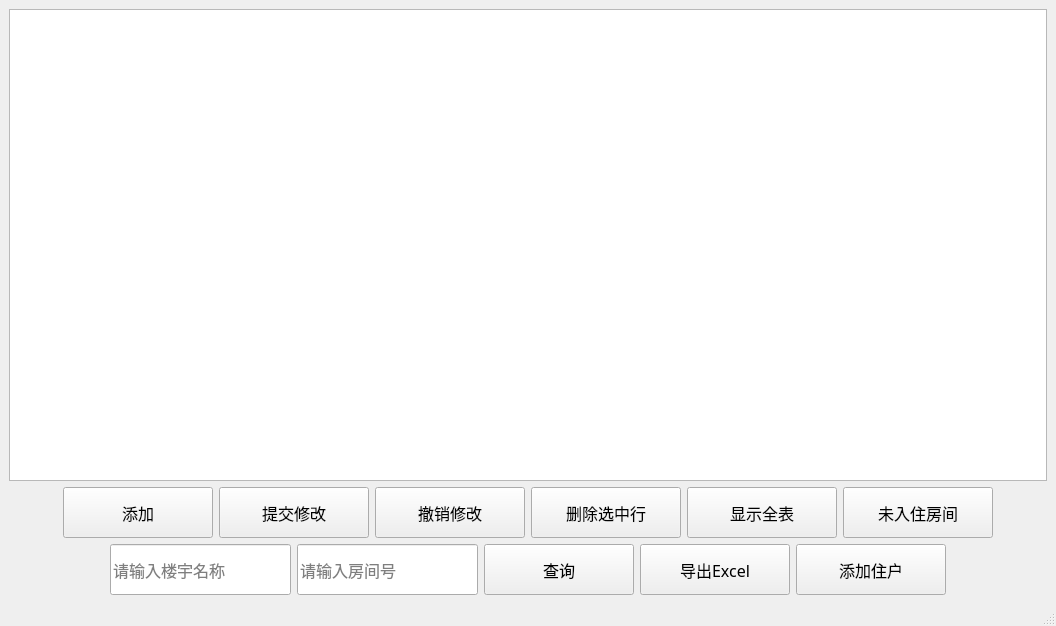
<?xml version="1.0" encoding="UTF-8"?>
<ui version="4.0">
 <class>room_Manage</class>
 <widget class="QMainWindow" name="room_Manage">
  <property name="geometry">
   <rect>
    <x>0</x>
    <y>0</y>
    <width>1056</width>
    <height>626</height>
   </rect>
  </property>
  <property name="windowTitle">
   <string>MainWindow</string>
  </property>
  <widget class="QWidget" name="centralwidget">
   <layout class="QGridLayout" name="gridLayout">
    <item row="0" column="0">
     <layout class="QVBoxLayout" name="verticalLayout">
      <item>
       <widget class="QTableView" name="tableView">
        <property name="font">
         <font>
          <family>宋体</family>
          <pointsize>12</pointsize>
         </font>
        </property>
       </widget>
      </item>
      <item>
       <layout class="QHBoxLayout" name="horizontalLayout_2">
        <item>
         <spacer name="horizontalSpacer">
          <property name="orientation">
           <enum>Qt::Horizontal</enum>
          </property>
          <property name="sizeHint" stdset="0">
           <size>
            <width>40</width>
            <height>20</height>
           </size>
          </property>
         </spacer>
        </item>
        <item>
         <widget class="QPushButton" name="pushButton_add_2">
          <property name="sizePolicy">
           <sizepolicy hsizetype="Maximum" vsizetype="Maximum">
            <horstretch>0</horstretch>
            <verstretch>0</verstretch>
           </sizepolicy>
          </property>
          <property name="minimumSize">
           <size>
            <width>150</width>
            <height>51</height>
           </size>
          </property>
          <property name="maximumSize">
           <size>
            <width>150</width>
            <height>51</height>
           </size>
          </property>
          <property name="font">
           <font>
            <family>Agency FB</family>
            <pointsize>12</pointsize>
           </font>
          </property>
          <property name="text">
           <string>添加</string>
          </property>
         </widget>
        </item>
        <item>
         <widget class="QPushButton" name="pushButton_update_2">
          <property name="sizePolicy">
           <sizepolicy hsizetype="Maximum" vsizetype="Maximum">
            <horstretch>0</horstretch>
            <verstretch>0</verstretch>
           </sizepolicy>
          </property>
          <property name="minimumSize">
           <size>
            <width>150</width>
            <height>51</height>
           </size>
          </property>
          <property name="maximumSize">
           <size>
            <width>150</width>
            <height>51</height>
           </size>
          </property>
          <property name="font">
           <font>
            <family>Agency FB</family>
            <pointsize>12</pointsize>
           </font>
          </property>
          <property name="text">
           <string>提交修改</string>
          </property>
         </widget>
        </item>
        <item>
         <widget class="QPushButton" name="pushButton_rollbackupdate">
          <property name="sizePolicy">
           <sizepolicy hsizetype="Maximum" vsizetype="Maximum">
            <horstretch>0</horstretch>
            <verstretch>0</verstretch>
           </sizepolicy>
          </property>
          <property name="minimumSize">
           <size>
            <width>150</width>
            <height>51</height>
           </size>
          </property>
          <property name="maximumSize">
           <size>
            <width>150</width>
            <height>51</height>
           </size>
          </property>
          <property name="font">
           <font>
            <family>Agency FB</family>
            <pointsize>12</pointsize>
           </font>
          </property>
          <property name="text">
           <string>撤销修改</string>
          </property>
         </widget>
        </item>
        <item>
         <widget class="QPushButton" name="pushButton_delete_2">
          <property name="sizePolicy">
           <sizepolicy hsizetype="Maximum" vsizetype="Maximum">
            <horstretch>0</horstretch>
            <verstretch>0</verstretch>
           </sizepolicy>
          </property>
          <property name="minimumSize">
           <size>
            <width>150</width>
            <height>51</height>
           </size>
          </property>
          <property name="maximumSize">
           <size>
            <width>150</width>
            <height>51</height>
           </size>
          </property>
          <property name="font">
           <font>
            <family>Agency FB</family>
            <pointsize>12</pointsize>
           </font>
          </property>
          <property name="text">
           <string>删除选中行</string>
          </property>
         </widget>
        </item>
        <item>
         <widget class="QPushButton" name="pushButton_showall">
          <property name="sizePolicy">
           <sizepolicy hsizetype="Maximum" vsizetype="Maximum">
            <horstretch>0</horstretch>
            <verstretch>0</verstretch>
           </sizepolicy>
          </property>
          <property name="minimumSize">
           <size>
            <width>150</width>
            <height>51</height>
           </size>
          </property>
          <property name="maximumSize">
           <size>
            <width>150</width>
            <height>51</height>
           </size>
          </property>
          <property name="font">
           <font>
            <family>Agency FB</family>
            <pointsize>12</pointsize>
           </font>
          </property>
          <property name="text">
           <string>显示全表</string>
          </property>
         </widget>
        </item>
        <item>
         <widget class="QPushButton" name="pushButton_showall_2">
          <property name="sizePolicy">
           <sizepolicy hsizetype="Maximum" vsizetype="Maximum">
            <horstretch>0</horstretch>
            <verstretch>0</verstretch>
           </sizepolicy>
          </property>
          <property name="minimumSize">
           <size>
            <width>150</width>
            <height>51</height>
           </size>
          </property>
          <property name="maximumSize">
           <size>
            <width>150</width>
            <height>51</height>
           </size>
          </property>
          <property name="font">
           <font>
            <family>Agency FB</family>
            <pointsize>12</pointsize>
           </font>
          </property>
          <property name="text">
           <string>未入住房间</string>
          </property>
         </widget>
        </item>
        <item>
         <spacer name="horizontalSpacer_2">
          <property name="orientation">
           <enum>Qt::Horizontal</enum>
          </property>
          <property name="sizeHint" stdset="0">
           <size>
            <width>40</width>
            <height>20</height>
           </size>
          </property>
         </spacer>
        </item>
       </layout>
      </item>
      <item>
       <layout class="QHBoxLayout" name="horizontalLayout">
        <item>
         <spacer name="horizontalSpacer_3">
          <property name="orientation">
           <enum>Qt::Horizontal</enum>
          </property>
          <property name="sizeHint" stdset="0">
           <size>
            <width>40</width>
            <height>20</height>
           </size>
          </property>
         </spacer>
        </item>
        <item>
         <widget class="QLineEdit" name="lineEdit_housname">
          <property name="minimumSize">
           <size>
            <width>181</width>
            <height>51</height>
           </size>
          </property>
          <property name="maximumSize">
           <size>
            <width>181</width>
            <height>51</height>
           </size>
          </property>
          <property name="font">
           <font>
            <family>宋体</family>
            <pointsize>12</pointsize>
           </font>
          </property>
          <property name="placeholderText">
           <string>请输入楼宇名称</string>
          </property>
         </widget>
        </item>
        <item>
         <widget class="QLineEdit" name="lineEdit_rnum">
          <property name="minimumSize">
           <size>
            <width>181</width>
            <height>51</height>
           </size>
          </property>
          <property name="maximumSize">
           <size>
            <width>181</width>
            <height>51</height>
           </size>
          </property>
          <property name="font">
           <font>
            <family>宋体</family>
            <pointsize>12</pointsize>
           </font>
          </property>
          <property name="placeholderText">
           <string>请输入房间号</string>
          </property>
         </widget>
        </item>
        <item>
         <widget class="QPushButton" name="pushButton_serch_2">
          <property name="sizePolicy">
           <sizepolicy hsizetype="Maximum" vsizetype="Maximum">
            <horstretch>0</horstretch>
            <verstretch>0</verstretch>
           </sizepolicy>
          </property>
          <property name="minimumSize">
           <size>
            <width>150</width>
            <height>51</height>
           </size>
          </property>
          <property name="maximumSize">
           <size>
            <width>150</width>
            <height>51</height>
           </size>
          </property>
          <property name="font">
           <font>
            <family>Agency FB</family>
            <pointsize>12</pointsize>
           </font>
          </property>
          <property name="text">
           <string>查询</string>
          </property>
         </widget>
        </item>
        <item>
         <widget class="QPushButton" name="pushButton_out_2">
          <property name="minimumSize">
           <size>
            <width>150</width>
            <height>51</height>
           </size>
          </property>
          <property name="maximumSize">
           <size>
            <width>150</width>
            <height>51</height>
           </size>
          </property>
          <property name="font">
           <font>
            <family>宋体</family>
            <pointsize>12</pointsize>
           </font>
          </property>
          <property name="text">
           <string>导出Excel</string>
          </property>
         </widget>
        </item>
        <item>
         <widget class="QPushButton" name="pushButton_adduser">
          <property name="sizePolicy">
           <sizepolicy hsizetype="Maximum" vsizetype="Maximum">
            <horstretch>0</horstretch>
            <verstretch>0</verstretch>
           </sizepolicy>
          </property>
          <property name="minimumSize">
           <size>
            <width>150</width>
            <height>51</height>
           </size>
          </property>
          <property name="maximumSize">
           <size>
            <width>150</width>
            <height>51</height>
           </size>
          </property>
          <property name="font">
           <font>
            <family>Agency FB</family>
            <pointsize>12</pointsize>
           </font>
          </property>
          <property name="text">
           <string>添加住户</string>
          </property>
         </widget>
        </item>
        <item>
         <spacer name="horizontalSpacer_4">
          <property name="orientation">
           <enum>Qt::Horizontal</enum>
          </property>
          <property name="sizeHint" stdset="0">
           <size>
            <width>40</width>
            <height>20</height>
           </size>
          </property>
         </spacer>
        </item>
       </layout>
      </item>
     </layout>
    </item>
   </layout>
  </widget>
  <widget class="QMenuBar" name="menubar">
   <property name="geometry">
    <rect>
     <x>0</x>
     <y>0</y>
     <width>1056</width>
     <height>25</height>
    </rect>
   </property>
  </widget>
  <widget class="QStatusBar" name="statusbar"/>
 </widget>
 <resources/>
 <connections/>
</ui>
